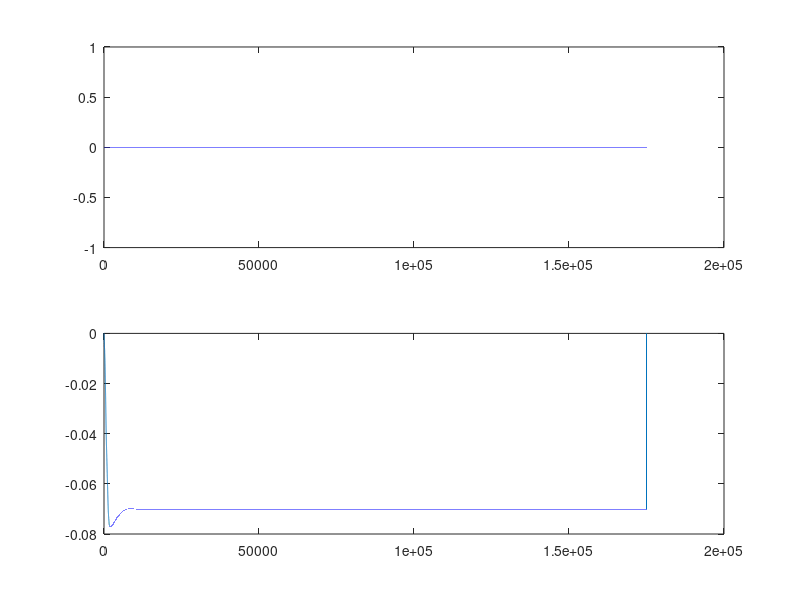

MATLAB code to generate this figure:
clear
%
G_L = 30E-9;
G_Na_max = 12E-6;
G_K_max = 3.6E-6;
E_Na = 45E-3;
E_K = -82E-3;
E_L = 0;
E_L_rev = -60E-3;
C_m = 100E-12;

% alpha_m = (10E5*(-V_m-0.045))/(exp(100*(-V_m - 0.045))-1);
% beta_m = 4*10E3*exp((-V_m - 0.070)/0.018);
% alpha_h = 70*exp(50*(-V_m-0.070));
% beta_h = (10E3)/(1+exp(100*(-V_m - 0.040)));
% alpha_n = 10E4*(-V_m - 0.060)/(exp(100*(-V_m-0.060))-1);
% beta_n = 125*exp((-V_m - 0.070)/0.08);

% m_std = alpha_m/(alpha_m + beta_m);
% h_std = alpha_h/(alpha_h + beta_h);
% n_std = alpha_n/(alpha_n + beta_n);

dt = 0.02E-4; t_max = 0.35;
t = 0:dt:t_max;

I_0 = 0;
I_app = ones(size(t))*I_0;
% I_app(floor(0.1/dt):floor(0.2/dt)) = 0.22E-9;

V_m = zeros(size(t));
V_m(1) = E_L;
m = zeros(size(t));
h = zeros(size(t));
n = zeros(size(t));

for k = 2:length(t)-1
    
    alpha_m = (1E5*(-V_m(k-1)-0.045))/(exp(100*(-V_m(k-1) - 0.045))-1);
    beta_m = 4*(1E3)*exp((-V_m(k-1) - 0.070)/0.018);
    alpha_h = 70*exp(50*(-V_m(k-1)-0.070));
    beta_h = (1E3)/(1+exp(100*(-V_m(k-1) - 0.040)));
    alpha_n = (1E4)*(-V_m(k-1) - 0.060)/(exp(100*(-V_m(k-1)-0.060))-1);
 
    beta_n = 125*exp((-V_m(k-1) - 0.070)/0.08);
    
    %     m_std = alpha_m/(alpha_m + beta_m);
    %     h_std = alpha_h/(alpha_h + beta_h);
    %     n_std = alpha_n/(alpha_n + beta_n);
    
    %Model
    V_m(k) = (1/C_m)*(G_L*(E_L_rev - V_m(k-1)) + G_Na_max * (m(k-1))^3*h(k-1)*(E_Na-V_m(k-1)) + G_K_max*n(k-1)^4*(E_K - V_m(k-1)) + I_app(k-1))*dt + V_m(k-1);
    %    V_m(k) = (1/C_m)*(G_L*(E_L - V_m(k-1)) + G_Na_max * (m_std)^3*h_std*(E_Na-V_m(k-1)) + G_K_max * (n_std)^4 * (E_K - V_m(k-1)) + I_app(k-1))*dt + V_m(k-1);
    
    m(k) = (alpha_m*(1-m(k-1))-beta_m*m(k-1))*dt + m(k-1);
    h(k) = (alpha_h*(1-h(k-1))-beta_h*h(k-1))*dt + h(k-1);
    n(k) = (alpha_n*(1-n(k-1))-beta_n*n(k-1))*dt + n(k-1);
    
end

figure(1);
subplot(2,1,1);
plot(I_app);
subplot(2,1,2);
plot(V_m);

%Cannot show subthreshold oscillation

